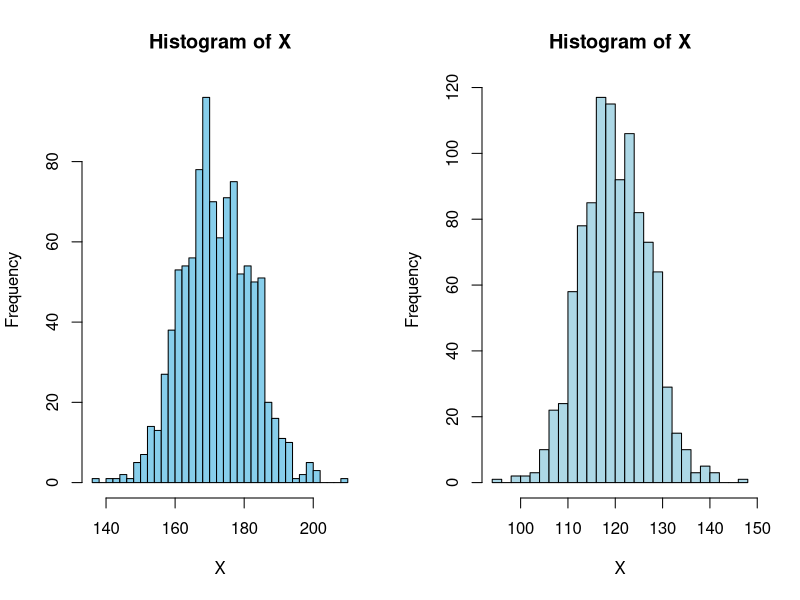

Write R code to recreate this figure.
# ------------------------------------------------------
# Normal distribution
# A bell-shaped distribution in which data is concentrated
# in the center and small data exist on the left and right sides
# => 규격화 --> standard normal distribution : mean 0, s.d. 1
# ------------------------------------------------------
par(mfrow = c(1,2))

# height mean : 172, s.d. : 10
set.seed(2022)
X <- rnorm(n = 1000, mean = 172, sd = 10)
hist(X, col = 'skyblue', breaks = 30)

mean(X); sd(X)

# height mean : 120, s.d. : 7
set.seed(2022)
X <- rnorm(n = 1000, mean = 120, sd = 7)
hist(X, col = 'lightblue', breaks = 30)

# P[160 < height < 180]
pnorm(q = 160, mean = 172, sd = 10)                  # P[height <= 160]
pnorm(q = 160, mean = 172, sd = 10, lower.tail = F)  # P[height > 160]
pnorm(q = 180, mean = 172, sd = 10)
pnorm(q = 180, mean = 172, sd = 10, lower.tail = F) 

1 - pnorm(160, 172, 10) - pnorm(180, 172, 10, lower.tail = F)
pnorm(q = 180, mean = 172, sd = 10) - pnorm(q = 160, mean = 172, sd = 10)